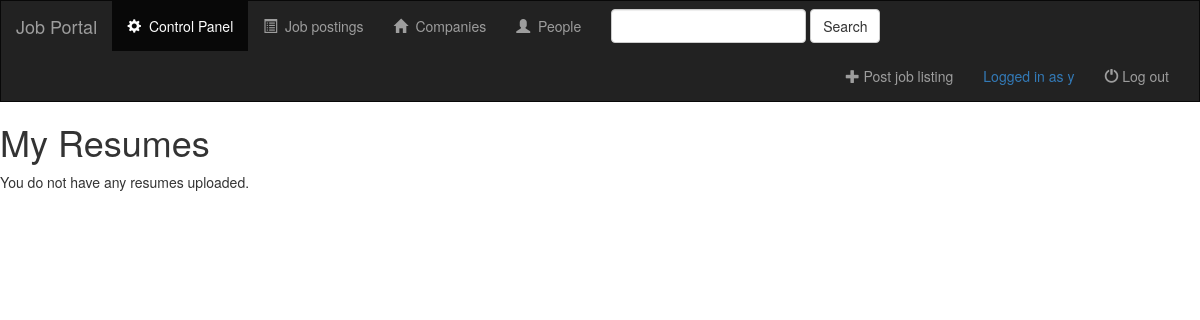
The app's page /jobportal/my-resumes/ (signed in), older data.
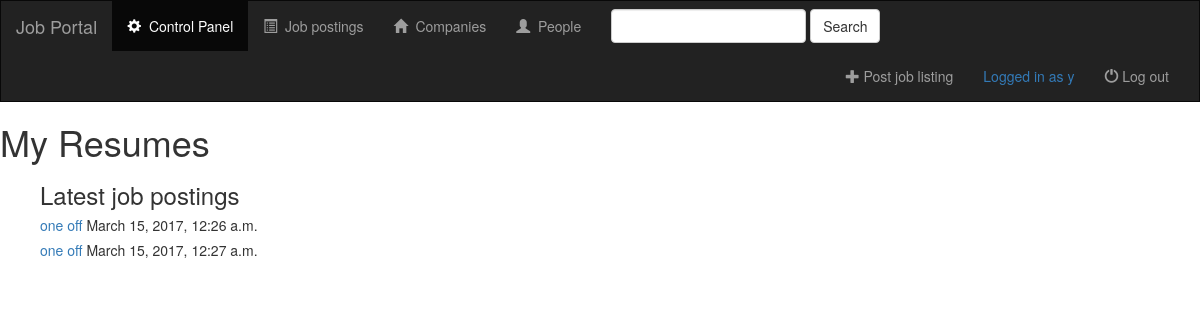
The same page, newer data.
### jobportal/models.py (models this page shows, shortened)
@python_2_unicode_compatible
class Resume(models.Model):
    resume_file = models.FileField()
    owner = models.ForeignKey(Person, default=1)
    pub_date = models.DateTimeField('date published')
    name = models.CharField(max_length=200)#, blank=True, null=True)

### jobportal/views.py (the view)
# urls.py: url(r'my-resumes/$', views.MyResumesView.as_view(), name='my-resumes'),
class MyResumesView(generic.ListView):
    context_object_name = 'my_resumes_list'
    template_name = 'jobportal/my_resumes.html'
    def get_queryset(self):
        print(type(self.request.user))
        print(self.request.user)
        print("s")
        return Resume.objects.filter(owner=Person.objects.get(user=self.request.user))

### jobportal/templates/jobportal/my_resumes.html (shortened to what this page needs)
{% extends 'jobportal/base.html' %}
{% block body %}
<h1>My Resumes</h1>
{% if my_resumes_list %}
    <ul>
      <h3>Latest job postings</h3>
    {% for resume in my_resumes_list %}
    <h5>
      <a target="_blank" href="{{ resume.resume_file.url }}">{{ resume.name }}</a> {{ resume.pub_date}}</h5>
    {% endfor %}
{% else %}
You do not have any resumes uploaded.
{% endif %}
{% endblock %}

### jobportal/templates/jobportal/base.html (shortened to what this page needs)
<!DOCTYPE html>
<html lang="en">
<head>
  {% load staticfiles %}
  <link rel="stylesheet" href="https://maxcdn.bootstrapcdn.com/bootstrap/3.3.7/css/bootstrap.min.css">
  <link rel="stylesheet" type="text/css" href="{% static 'jobportal/style.css' %}">
</head>
<body>
<nav class="navbar navbar-inverse">
  <div class="container-fluid">
    <div class="navbar-header">
      <a class="navbar-brand" href="{% url 'jobportal:index' %}">Job Portal</a>
    </div>
    <div class="collapse navbar-collapse" id="topNavBar">
      <ul class="nav navbar-nav">
        <li class="active">
          <a href="{% url 'jobportal:control-panel' %}">
            <span class="glyphicon glyphicon-cog"></span>&nbsp;
            Control Panel
          </a>
        </li>
        <li class="">
          <a href="{% url 'jobportal:index' %}">
            <span class="glyphicon glyphicon-list-alt"></span>&nbsp;
            Job postings
          </a>
        </li>
        <li class="">
          <a href="{% url 'jobportal:index' %}">
            <span class="glyphicon glyphicon-home"></span>&nbsp;
            Companies
          </a>
        </li>
        <li class="">
          <a href="{% url 'jobportal:index' %}">
            <span class="glyphicon glyphicon-user"></span>&nbsp;
            People
          </a>
        </li>
      </ul>
      <form class="navbar-form navbar-left" role="search" method="get" action="#">
        <div class="form-group">
          <input type="text" class="form-control" name="q" value="">
        </div>
        <button type="submit" class="btn btn-default">Search</button>
      </form>
      {% if request.user.is_authenticated %}
      <ul class="nav navbar-nav navbar-right">
        <li class="">
          <a href="#">
            <span class="glyphicon glyphicon-plus" aria-hidden="true"></span>&nbsp;Post job listing
          </a>
        </li>
        <li class="">
          <span class="navbar-text">
            <a href="{% url 'jobportal:control-panel' %}">
              Logged in as {{ request.user.get_username }}
            </a>
          </span>
        </li>
        <li class="">
          <a href="{% url 'jobportal:logout' %}">
            <span class="glyphicon glyphicon-off" aria-hidden="true"></span>&nbsp;Log out
          </a>
        </li>
        {% endif %}
      </ul>
    </div>
  </div>
</nav>
{% block body %}
{% endblock %}
</body>
</html>

### static/jobportal/style.css (style rules this page uses)
.navbar { border-radius: 0; }

Row changes from the older to the newer data that the page shows:
added Resume: name "one off", pub_date "March 15, 2017, 12:26 a.m."
added Resume: name "one off", pub_date "March 15, 2017, 12:27 a.m."
Text that changed along with them:
text no longer shown: "You do not have any resumes uploaded."
text now shown: "Latest job postings"
